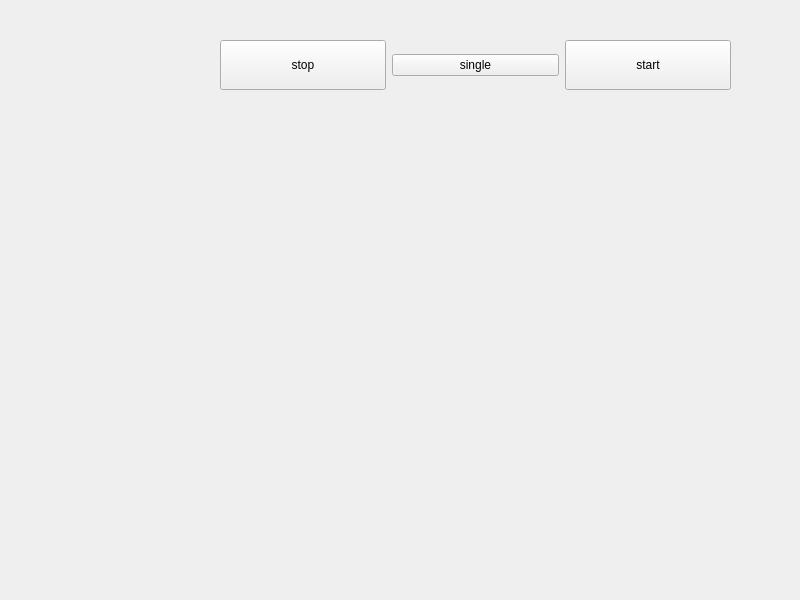
<?xml version="1.0" encoding="UTF-8"?>
<ui version="4.0">
 <class>Widget</class>
 <widget class="QWidget" name="Widget">
  <property name="geometry">
   <rect>
    <x>0</x>
    <y>0</y>
    <width>800</width>
    <height>600</height>
   </rect>
  </property>
  <property name="windowTitle">
   <string>Widget</string>
  </property>
  <widget class="QWidget" name="">
   <property name="geometry">
    <rect>
     <x>220</x>
     <y>40</y>
     <width>511</width>
     <height>251</height>
    </rect>
   </property>
   <layout class="QVBoxLayout" name="verticalLayout_2">
    <item>
     <layout class="QVBoxLayout" name="verticalLayout">
      <item>
       <layout class="QHBoxLayout" name="horizontalLayout">
        <item>
         <widget class="QPushButton" name="pushButton">
          <property name="maximumSize">
           <size>
            <width>200</width>
            <height>50</height>
           </size>
          </property>
          <property name="text">
           <string>stop</string>
          </property>
         </widget>
        </item>
        <item>
         <widget class="QPushButton" name="pushButton_3">
          <property name="text">
           <string>single</string>
          </property>
         </widget>
        </item>
        <item>
         <widget class="QPushButton" name="pushButton_2">
          <property name="maximumSize">
           <size>
            <width>200</width>
            <height>50</height>
           </size>
          </property>
          <property name="text">
           <string>start</string>
          </property>
         </widget>
        </item>
       </layout>
      </item>
     </layout>
    </item>
    <item>
     <widget class="QLabel" name="label">
      <property name="text">
       <string/>
      </property>
      <property name="scaledContents">
       <bool>true</bool>
      </property>
     </widget>
    </item>
   </layout>
  </widget>
 </widget>
 <resources/>
 <connections/>
</ui>
